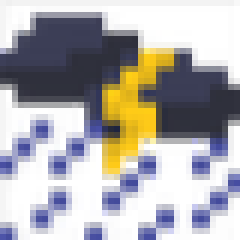
#> input picture animations/thunder/0.png, 40 x 40 px (shown 6 times larger); its folder holds only this picture in this run
$ python image_convert.py
#> lines starting #> are read from the running program, lines starting #| are printed output that depends on the picture
"""
Converts animations/<name>/<frame>.png into compressed bitmaps for the ESP32.

Output:
    ESP32-TV/src/bitmaps.h    - extern declarations (ANIM_<NAME>)
    ESP32-TV/src/bitmaps.cpp  - palette + compressed frame data

Compression (lossless):
    1. Every animation gets one shared RGB565 palette.
       Frames store palette indices (1 byte if <= 256 colours, else 2 bytes).
    2. The index stream of each frame is PackBits run-length encoded:
         header 0x00..0x7F -> run:     repeat the next index (header + 1) times
         header 0x80..0xFF -> literal: the next (header - 0x7F) indices are copied as-is
       Runs continue across rows, the decoder splits them back into rows.

The script decodes everything again and checks it matches the source pixels exactly.
"""

from pathlib import Path
from PIL import Image

ANIMATIONS_DIR = Path("animations")
OUT_H = Path("ESP32-TV/src/bitmaps.h")
OUT_CPP = Path("ESP32-TV/src/bitmaps.cpp")

# Milliseconds each frame stays on screen, per animation folder
FRAME_MS = {
    "sunny": 250,
    "partial_cloud": 300,
    "cloud": 400,
    "drizzle": 140,
    "rain": 100,
    "snow": 180,
    "thunder": 110,
}
DEFAULT_FRAME_MS = 150

MAX_RUN = 128


def to_rgb565(r, g, b):
    return ((r >> 3) << 11) | ((g >> 2) << 5) | (b >> 3)


def load_frame(path):
    """Returns (width, height, [rgb565, ...]). Transparent pixels are blended onto black."""
    img = Image.open(path).convert("RGBA")
    background = Image.new("RGBA", img.size, (0, 0, 0, 255))
    img = Image.alpha_composite(background, img).convert("RGB")
    pixels = [to_rgb565(*p) for p in img.get_flattened_data()]
    return img.width, img.height, pixels


# [69 lines left out: functions packbits, encode_frame, decode_frame, not called in this run]


def find_frames(folder):
    frames = []
    i = 0
    while (folder / f"{i}.png").is_file():
        frames.append(folder / f"{i}.png")
        i += 1
    return frames


# [5 lines left out: function c_array, not called in this run]


def convert_animation(folder):
    name = folder.name
    paths = find_frames(folder)
    if not paths:
        return None

    frames = [load_frame(p) for p in paths]
#> in load_frame, img is the input picture: PIL image 40x40 RGBA; mean R, G, B, A 51.7, 49.2, 60, 118.2
#> in load_frame, `img = Image.alpha_composite(background, img).convert("RGB")`:
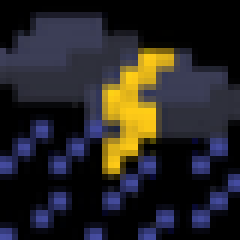
#> img: PIL image 40x40 RGB (shown 6 times larger); mean R, G, B 39.3, 36.7, 36.9
    width, height = frames[0][0], frames[0][1]
    for p, (w, h, _) in zip(paths, frames):
        if (w, h) != (width, height):
            raise ValueError(f"{p} is {w}x{h}, expected {width}x{height}")

    palette = []
    lookup = {}
    for _, _, pixels in frames:
        for c in pixels:
            if c not in lookup:
                lookup[c] = len(palette)
                palette.append(c)

    index_bytes = 1 if len(palette) <= 256 else 2

    data = bytearray()
    offsets = []
    for _, _, pixels in frames:
        indices = [lookup[c] for c in pixels]
        offsets.append(len(data))
        encoded = encode_frame(indices, index_bytes)

        # Verify lossless round trip
        decoded = decode_frame(encoded, width * height, index_bytes)
        assert [palette[i] for i in decoded] == pixels, f"{name}: round trip mismatch"

        data += encoded

    raw_size = len(frames) * width * height * 2
    packed_size = len(data) + len(palette) * 2 + len(offsets) * 4
    print(f"{name:14} {len(frames)} frames  {len(palette):4} colours  "
          f"{raw_size:6} B -> {packed_size:5} B  ({100 * packed_size / raw_size:4.1f}%)")

    ident = name.lower()
    cpp = []
    cpp.append(f"// ---- {name}: {len(frames)} frames, {width}x{height}, {len(palette)} colours\n")
    cpp.append(f"static const uint16_t {ident}_palette[] PROGMEM = {{\n{c_array(palette, '0x{:04x}')}\n}};\n\n")
    cpp.append(f"static const uint8_t {ident}_data[] PROGMEM = {{\n{c_array(list(data), '0x{:02x}', 24)}\n}};\n\n")
    cpp.append(f"static const uint32_t {ident}_offsets[] PROGMEM = {{ {', '.join(map(str, offsets))} }};\n\n")
    cpp.append(
        f"const Animation ANIM_{name.upper()} = {{\n"
        f"\t{width}, {height}, {len(frames)}, {FRAME_MS.get(name, DEFAULT_FRAME_MS)}, {index_bytes},\n"
        f"\t{ident}_palette, {ident}_data, {ident}_offsets\n"
        f"}};\n\n"
    )
    return name.upper(), "".join(cpp), raw_size, packed_size


if __name__ == "__main__":
    folders = sorted(p for p in ANIMATIONS_DIR.iterdir() if p.is_dir())

#> (the run stopped early here; a loop or call above may not have finished)
